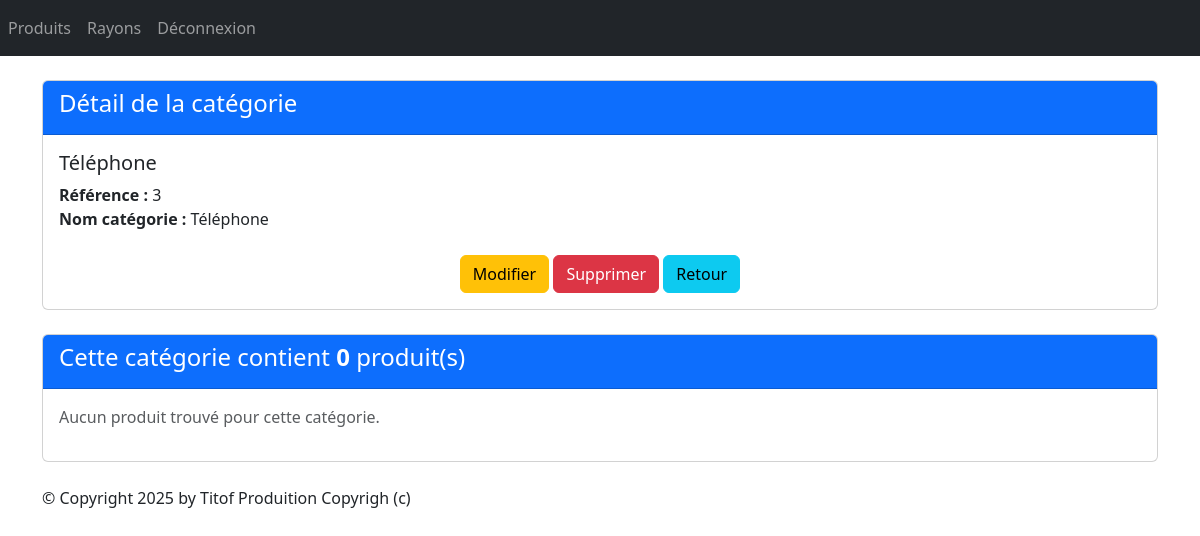
/monApp/categorie/3/ (signed in), run on an earlier commit of the app's database.
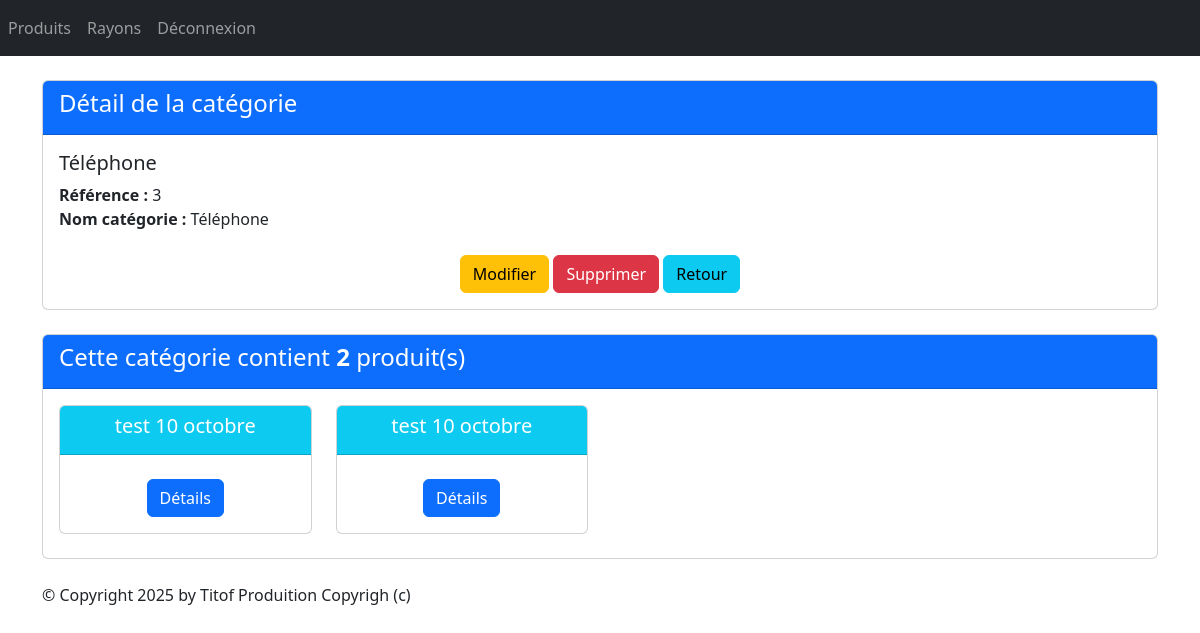
And on a later commit of the database.
### monApp/models.py (models this page shows, shortened)
class Categorie(models.Model):
	idCat = models.AutoField(primary_key=True)
	nomCat = models.CharField(max_length=100)

class Produit(models.Model):
	refProd = models.AutoField(primary_key=True)
	intituleProd = models.CharField(max_length=200)
	prixUnitaireProd = models.DecimalField(max_digits=10, decimal_places=2)
	dateFabrication = models.DateField(default=datetime.date(2024, 9, 4))
	categorie = models.ForeignKey(Categorie, on_delete=models.CASCADE, related_name="produits", null=True, blank=True)
	statut = models.ForeignKey(Statut, on_delete=models.CASCADE, related_name="produits", null=True, blank=True)

### monApp/views.py (the view)
# urls.py: path("categorie/<pk>/", views.CategorieDetailView.as_view(), name="dtl-categorie"),
@method_decorator(login_required, name='dispatch')
class CategorieDetailView(DetailView):
    model = Categorie
    template_name = "monApp/detail_categorie.html"
    context_object_name = "categorie"
    def get_queryset(self):
        return Categorie.objects.annotate(nb_produits=Count('produits'))
    def get_context_data(self, **kwargs):
        context = super(CategorieDetailView, self).get_context_data(**kwargs)
        context['titremenu'] = "Détail de la catégorie"
        context['prdts'] = self.object.produits.all()
        return context

### monApp/templates/monApp/detail_categorie.html
{% extends 'monApp/base.html' %}
{% block contenu %}
<div class="card mb-4">
    <div class="card-header bg-primary text-white">
        <h4>Détail de la catégorie</h4>
    </div>
    <div class="card-body">
        <h5 class="card-title">{{ categorie.nomCat }}</h5>
        <ul class="list-unstyled">
            <li><strong>Référence :</strong> {{ categorie.idCat }}</li>
            <li><strong>Nom catégorie :</strong> {{ categorie.nomCat }}</li>
        </ul>
        <div class="car-footer text-center">
            <a href="{% url 'categorie-chng' categorie.idCat %}" class="btn btn-warning mt-2">Modifier</a>
            <a href="{% url 'dlt-categorie' categorie.idCat %}" class="btn btn-danger mt-2">Supprimer</a>
            <a href="{% url 'lst_categories' %}" class="btn btn-info mt-2">Retour</a>
        </div>
    </div>
</div>
<div class="card mb-4">
    <div class="card-header bg-primary text-white">
        <h4>Cette catégorie contient <strong>{{ categorie.nb_produits }}</strong> produit(s)</h4>
    </div>
    <div class="card-body">
        <div class="row">
            {% if prdts %}
                {% for prdt in prdts %}
                    <div class="col-sm-3">
                        <div class="card mb-2 text-center">
                            <div class="card-header bg-info text-white">
                                <h5 class="card-title">{{ prdt.intituleProd }}</h5>
                            </div>
                            <div class="card-body">
                                <a href="{% url 'dtl-prdt' prdt.refProd %}" class="btn btn-primary mt-2">Détails</a>
                            </div>
                        </div>
                    </div>
                {% endfor %}
            {% else %}
                <p class="text-muted">Aucun produit trouvé pour cette catégorie.</p>
            {% endif %}
        </div>
    </div>
</div>
{% endblock %}

What changed in the data, as far as the page shows it:
computed for Categorie "Téléphone": nb_produits "0" → "2"
added Produit: intituleProd "test 10 octobre"
added Produit: intituleProd "test 10 octobre"
Also different on the page:
text no longer shown: "Aucun produit trouvé pour cette catégorie."
